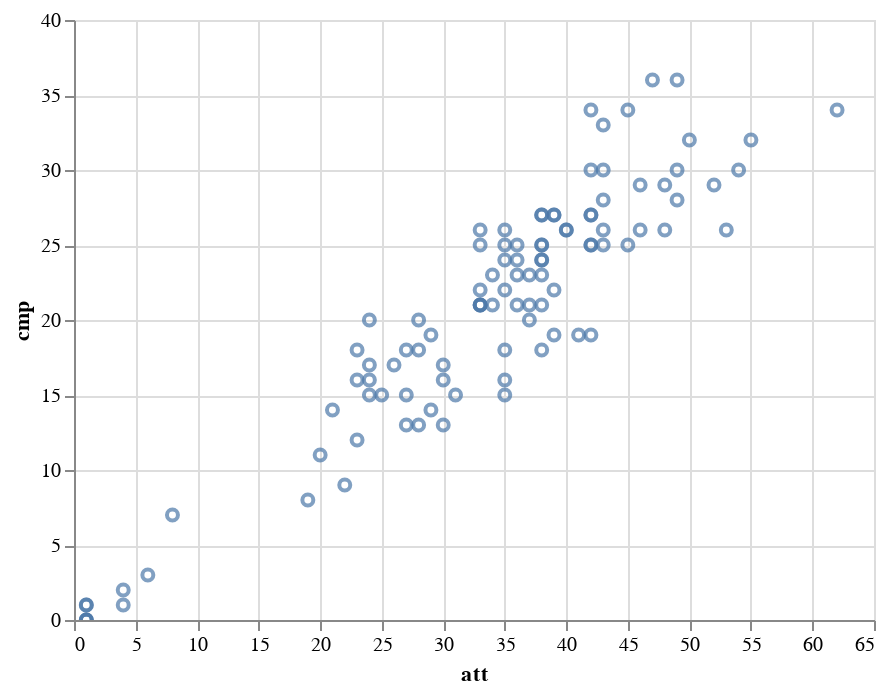

The notebook cell this image was saved under:
### Markdown cell above
## Visualization 1. 
### Look at all QB's in dataset
### Compate their passing attempts (x) to completions (y)
### When hover over a circle you can see the QB name and their passer rating for that game

### Code cell
# Add interaction to figure out which player is which
alt.Chart(df).mark_point().encode(
    x = "att",
    y = "cmp",
    tooltip=["qb", "rate"]
).interactive()

### Figure 1 — Vega-Lite specification as saved in the notebook (floating-point values rounded to 4 significant figures)
{"config": {"view": {"continuousWidth": 400, "continuousHeight": 300}}, "data": {"name": "data-065fa79e2ba0c67166f36be664cc0304"}, "mark": "point", "encoding": {"tooltip": [{"type": "nominal", "field": "qb"}, {"type": "quantitative", "field": "rate"}], "x": {"type": "quantitative", "field": "att"}, "y": {"type": "quantitative", "field": "cmp"}}, "selection": {"selector002": {"type": "interval", "bind": "scales", "encodings": ["x", "y"]}}, "$schema": "https://vega.github.io/schema/vega-lite/v4.8.1.json", "datasets": {"data-065fa79e2ba0c67166f36be664cc0304": [{"qb": "Joe FlaccoJ. Flacco", "att": 62, "cmp": 34, "yds": 362, "ypa": 5.8, "td": 2, "int": 2, "lg": "34", "sack": 4, "loss": 27, "rate": 69.4, "game_points": 27, "home_away": "away", "year": 2013}, {"qb": "Peyton ManningP. Manning", "att": 42, "cmp": 27, "yds": 462, "ypa": 11.0, "td": 7, "int": 0, "lg": "78t", "sack": 3, "loss": 17, "rate": 141.1, "game_points": 49, "home_away": "home", "year": 2013}, {"qb": "Jake LockerJ. Locker", "att": 20, "cmp": 11, "yds": 125, "ypa": 6.2, "td": 0, "int": 0, "lg": "25", "sack": 1, "loss": 8, "rate": 74.0, "game_points": 16, "home_away": "away", "year": 2013}, {"qb": "Ben RoethlisbergerB. Roethlisberger", "att": 33, "cmp": 21, "yds": 191, "ypa": 5.8, "td": 1, "int": 1, "lg": "22", "sack": 5, "loss": 28, "rate": 76.7, "game_points": 9, "home_away": "home", "year": 2013}, {"qb": "Ryan TannehillR. Tannehill", "att": 38, "cmp": 24, "yds": 272, "ypa": 7.2, "td": 1, "int": 1, "lg": "34t", "sack": 4, "loss": 17, "rate": 82.3, "game_points": 23, "home_away": "away", "year": 2013}, {"qb": "Brandon WeedenB. Weeden", "att": 53, "cmp": 26, "yds": 289, "ypa": 5.5, "td": 1, "int": 3, "lg": "22", "sack": 6, "loss": 45, "rate": 48.4, "game_points": 10, "home_away": "home", "year": 2013}, {"qb": "Tom BradyT. Brady", "att": 52, "cmp": 29, "yds": 288, "ypa": 5.5, "td": 2, "int": 1, "lg": "35", "sack": 3, "loss": 15, "rate": 76.4, "game_points": 23, "home_away": "away", "year": 2013}, {"qb": "E.J. ManuelE. Manuel", "att": 27, "cmp": 18, "yds": 150, "ypa": 5.6, "td": 2, "int": 0, "lg": "19", "sack": 0, "loss": 0, "rate": 105.5, "game_points": 21, "home_away": "home", "year": 2013}, {"qb": "Andy DaltonA. Dalton", "att": 33, "cmp": 26, "yds": 282, "ypa": 8.5, "td": 2, "int": 2, "lg": "45t", "sack": 1, "loss": 5, "rate": 97.2, "game_points": 21, "home_away": "away", "year": 2013}, {"qb": "Jay CutlerJ. Cutler", "att": 33, "cmp": 21, "yds": 242, "ypa": 7.3, "td": 2, "int": 1, "lg": "38", "sack": 0, "loss": 0, "rate": 93.2, "game_points": 24, "home_away": "home", "year": 2013}, {"qb": "Russell WilsonR. Wilson", "att": 33, "cmp": 25, "yds": 320, "ypa": 9.7, "td": 1, "int": 0, "lg": "43t", "sack": 2, "loss": 20, "rate": 115.7, "game_points": 12, "home_away": "away", "year": 2013}, {"qb": "Cam NewtonC. Newton", "att": 23, "cmp": 16, "yds": 125, "ypa": 5.4, "td": 1, "int": 0, "lg": "27", "sack": 1, "loss": 6, "rate": 97.2, "game_points": 7, "home_away": "home", "year": 2013}, {"qb": "Alex SmithA. Smith", "att": 34, "cmp": 21, "yds": 173, "ypa": 5.1, "td": 2, "int": 0, "lg": "26", "sack": 1, "loss": 2, "rate": 94.4, "game_points": 28, "home_away": "away", "year": 2013}, {"qb": "Blaine GabbertB. Gabbert", "att": 35, "cmp": 16, "yds": 121, "ypa": 3.5, "td": 0, "int": 2, "lg": "18", "sack": 6, "loss": 50, "rate": 30.8, "game_points": 2, "home_away": "home", "year": 2013}, {"qb": "Chad HenneC. Henne", "att": 6, "cmp": 3, "yds": 36, "ypa": 6.0, "td": 0, "int": 0, "lg": "24", "sack": 0, "loss": 0, "rate": 68.8, "game_points": 2, "home_away": "home", "year": 2013}, {"qb": "Josh FreemanJ. Freeman", "att": 31, "cmp": 15, "yds": 210, "ypa": 6.8, "td": 1, "int": 1, "lg": "39", "sack": 3, "loss": 25, "rate": 67.9, "game_points": 17, "home_away": "away", "year": 2013}, {"qb": "Geno SmithG. Smith", "att": 38, "cmp": 24, "yds": 256, "ypa": 6.7, "td": 1, "int": 1, "lg": "26", "sack": 5, "loss": 42, "rate": 80.6, "game_points": 18, "home_away": "home", "year": 2013}, {"qb": "Jeremy KerleyJ. Kerley", "att": 1, "cmp": 0, "yds": 0, "ypa": 0.0, "td": 0, "int": 0, "lg": "0", "sack": 0, "loss": 0, "rate": 39.6, "game_points": 18, "home_away": "home", "year": 2013}, {"qb": "Terrelle PryorT. Pryor", "att": 29, "cmp": 19, "yds": 217, "ypa": 7.5, "td": 1, "int": 2, "lg": "41", "sack": 1, "loss": 16, "rate": 70.6, "game_points": 17, "home_away": "away", "year": 2013}, {"qb": "Andrew LuckA. Luck", "att": 23, "cmp": 18, "yds": 178, "ypa": 7.7, "td": 2, "int": 0, "lg": "25", "sack": 4, "loss": 31, "rate": 127.9, "game_points": 21, "home_away": "home", "year": 2013}, {"qb": "Matt RyanM. Ryan", "att": 38, "cmp": 25, "yds": 304, "ypa": 8.0, "td": 2, "int": 1, "lg": "50", "sack": 3, "loss": 25, "rate": 96.8, "game_points": 17, "home_away": "away", "year": 2013}, {"qb": "Drew BreesD. Brees", "att": 35, "cmp": 26, "yds": 357, "ypa": 10.2, "td": 2, "int": 1, "lg": "67", "sack": 2, "loss": 16, "rate": 113.6, "game_points": 23, "home_away": "home", "year": 2013}, {"qb": "Christian PonderC. Ponder", "att": 28, "cmp": 18, "yds": 236, "ypa": 8.4, "td": 1, "int": 3, "lg": "47", "sack": 3, "loss": 11, "rate": 63.1, "game_points": 24, "home_away": "away", "year": 2013}, {"qb": "Matthew StaffordM. Stafford", "att": 43, "cmp": 28, "yds": 357, "ypa": 8.3, "td": 2, "int": 1, "lg": "77t", "sack": 0, "loss": 0, "rate": 96.8, "game_points": 34, "home_away": "home", "year": 2013}, {"qb": "Carson PalmerC. Palmer", "att": 40, "cmp": 26, "yds": 327, "ypa": 8.2, "td": 2, "int": 1, "lg": "44", "sack": 4, "loss": 23, "rate": 96.6, "game_points": 24, "home_away": "away", "year": 2013}, {"qb": "Sam BradfordS. Bradford", "att": 38, "cmp": 27, "yds": 299, "ypa": 7.9, "td": 2, "int": 1, "lg": "47", "sack": 0, "loss": 0, "rate": 100.7, "game_points": 27, "home_away": "home", "year": 2013}, {"qb": "Aaron RodgersA. Rodgers", "att": 37, "cmp": 21, "yds": 333, "ypa": 9.0, "td": 3, "int": 1, "lg": "38", "sack": 2, "loss": 11, "rate": 102.6, "game_points": 28, "home_away": "away", "year": 2013}, {"qb": "Colin KaepernickC. Kaepernick", "att": 39, "cmp": 27, "yds": 412, "ypa": 10.6, "td": 3, "int": 0, "lg": "43", "sack": 2, "loss": 8, "rate": 129.4, "game_points": 34, "home_away": "home", "year": 2013}, {"qb": "Eli ManningE. Manning", "att": 42, "cmp": 27, "yds": 450, "ypa": 10.7, "td": 4, "int": 3, "lg": "70t", "sack": 3, "loss": 22, "rate": 102.3, "game_points": 31, "home_away": "away", "year": 2013}, {"qb": "Tony RomoT. Romo", "att": 49, "cmp": 36, "yds": 263, "ypa": 5.4, "td": 2, "int": 1, "lg": "23", "sack": 2, "loss": 19, "rate": 90.8, "game_points": 36, "home_away": "home", "year": 2013}, {"qb": "Michael VickM. Vick", "att": 25, "cmp": 15, "yds": 203, "ypa": 8.1, "td": 2, "int": 0, "lg": "28t", "sack": 3, "loss": 23, "rate": 112.6, "game_points": 33, "home_away": "away", "year": 2013}, {"qb": "Robert Griffin IIIR. Griffin", "att": 49, "cmp": 30, "yds": 329, "ypa": 6.7, "td": 2, "int": 2, "lg": "27", "sack": 3, "loss": 21, "rate": 77.7, "game_points": 27, "home_away": "home", "year": 2013}, {"qb": "Matt SchaubM. Schaub", "att": 45, "cmp": 34, "yds": 346, "ypa": 7.7, "td": 3, "int": 1, "lg": "30", "sack": 2, "loss": 17, "rate": 110.0, "game_points": 31, "home_away": "away", "year": 2013}, {"qb": "Philip RiversP. Rivers", "att": 29, "cmp": 14, "yds": 195, "ypa": 6.7, "td": 4, "int": 1, "lg": "47", "sack": 2, "loss": 12, "rate": 95.5, "game_points": 28, "home_away": "home", "year": 2013}, {"qb": "Geno SmithG. Smith", "att": 35, "cmp": 15, "yds": 214, "ypa": 6.1, "td": 0, "int": 3, "lg": "37", "sack": 4, "loss": 25, "rate": 27.6, "game_points": 10, "home_away": "away", "year": 2013}, {"qb": "Tom BradyT. Brady", "att": 39, "cmp": 19, "yds": 185, "ypa": 4.7, "td": 1, "int": 0, "lg": "39t", "sack": 1, "loss": 7, "rate": 71.0, "game_points": 13, "home_away": "home", "year": 2013}, {"qb": "Tony RomoT. Romo", "att": 42, "cmp": 30, "yds": 298, "ypa": 7.1, "td": 1, "int": 0, "lg": "53", "sack": 3, "loss": 17, "rate": 99.1, "game_points": 16, "home_away": "away", "year": 2013}, {"qb": "Alex SmithA. Smith", "att": 36, "cmp": 21, "yds": 223, "ypa": 6.2, "td": 2, "int": 0, "lg": "31", "sack": 4, "loss": 24, "rate": 95.0, "game_points": 17, "home_away": "home", "year": 2013}, {"qb": "Christian PonderC. Ponder", "att": 30, "cmp": 16, "yds": 227, "ypa": 7.6, "td": 1, "int": 1, "lg": "37", "sack": 1, "loss": 0, "rate": 75.3, "game_points": 30, "home_away": "away", "year": 2013}, {"qb": "Jay CutlerJ. Cutler", "att": 38, "cmp": 27, "yds": 292, "ypa": 7.7, "td": 3, "int": 2, "lg": "34t", "sack": 1, "loss": 8, "rate": 97.7, "game_points": 31, "home_away": "home", "year": 2013}, {"qb": "Cam NewtonC. Newton", "att": 38, "cmp": 21, "yds": 229, "ypa": 6.0, "td": 2, "int": 1, "lg": "40t", "sack": 6, "loss": 46, "rate": 79.8, "game_points": 23, "home_away": "away", "year": 2013}, {"qb": "E.J. ManuelE. Manuel", "att": 39, "cmp": 27, "yds": 296, "ypa": 7.6, "td": 1, "int": 1, "lg": "45", "sack": 1, "loss": 9, "rate": 89.3, "game_points": 24, "home_away": "home", "year": 2013}, {"qb": "Brandon WeedenB. Weeden", "att": 33, "cmp": 21, "yds": 227, "ypa": 6.9, "td": 0, "int": 0, "lg": "53", "sack": 5, "loss": 39, "rate": 83.8, "game_points": 6, "home_away": "away", "year": 2013}, {"qb": "Jason CampbellJ. Campbell", "att": 4, "cmp": 1, "yds": 6, "ypa": 1.5, "td": 0, "int": 0, "lg": "6", "sack": 0, "loss": 0, "rate": 39.6, "game_points": 6, "home_away": "away", "year": 2013}, {"qb": "Joe FlaccoJ. Flacco", "att": 33, "cmp": 22, "yds": 211, "ypa": 6.4, "td": 1, "int": 0, "lg": "27", "sack": 2, "loss": 14, "rate": 94.4, "game_points": 14, "home_away": "home", "year": 2013}, {"qb": "Robert Griffin IIIR. Griffin", "att": 40, "cmp": 26, "yds": 320, "ypa": 8.0, "td": 3, "int": 1, "lg": "44", "sack": 1, "loss": 6, "rate": 104.2, "game_points": 20, "home_away": "away", "year": 2013}, {"qb": "Aaron RodgersA. Rodgers", "att": 42, "cmp": 34, "yds": 480, "ypa": 11.4, "td": 4, "int": 0, "lg": "57", "sack": 4, "loss": 39, "rate": 146.0, "game_points": 38, "home_away": "home", "year": 2013}, {"qb": "Philip RiversP. Rivers", "att": 47, "cmp": 36, "yds": 419, "ypa": 8.9, "td": 3, "int": 0, "lg": "31", "sack": 1, "loss": 6, "rate": 124.3, "game_points": 33, "home_away": "away", "year": 2013}, {"qb": "Michael VickM. Vick", "att": 36, "cmp": 23, "yds": 428, "ypa": 11.9, "td": 2, "int": 0, "lg": "70", "sack": 2, "loss": 17, "rate": 123.4, "game_points": 30, "home_away": "home", "year": 2013}, {"qb": "Nick FolesN. Foles", "att": 1, "cmp": 0, "yds": 0, "ypa": 0.0, "td": 0, "int": 0, "lg": "0", "sack": 0, "loss": 0, "rate": 39.6, "game_points": 30, "home_away": "home", "year": 2013}, {"qb": "Jake LockerJ. Locker", "att": 30, "cmp": 17, "yds": 148, "ypa": 4.9, "td": 2, "int": 0, "lg": "31", "sack": 4, "loss": 19, "rate": 92.1, "game_points": 24, "home_away": "away", "year": 2013}, {"qb": "Matt SchaubM. Schaub", "att": 48, "cmp": 26, "yds": 298, "ypa": 6.2, "td": 3, "int": 2, "lg": "32", "sack": 2, "loss": 18, "rate": 76.6, "game_points": 30, "home_away": "home", "year": 2013}, {"qb": "Sam BradfordS. Bradford", "att": 55, "cmp": 32, "yds": 352, "ypa": 6.4, "td": 3, "int": 1, "lg": "47", "sack": 0, "loss": 0, "rate": 87.8, "game_points": 24, "home_away": "away", "year": 2013}, {"qb": "Matt RyanM. Ryan", "att": 43, "cmp": 33, "yds": 374, "ypa": 8.7, "td": 2, "int": 0, "lg": "81t", "sack": 2, "loss": 17, "rate": 117.8, "game_points": 31, "home_away": "home", "year": 2013}, {"qb": "Ryan TannehillR. Tannehill", "att": 34, "cmp": 23, "yds": 319, "ypa": 9.4, "td": 1, "int": 0, "lg": "67", "sack": 5, "loss": 22, "rate": 107.4, "game_points": 24, "home_away": "away", "year": 2013}, {"qb": "Andrew LuckA. Luck", "att": 43, "cmp": 25, "yds": 321, "ypa": 7.5, "td": 1, "int": 1, "lg": "47", "sack": 3, "loss": 6, "rate": 79.7, "game_points": 20, "home_away": "home", "year": 2013}, {"qb": "Drew BreesD. Brees", "att": 46, "cmp": 26, "yds": 322, "ypa": 7.0, "td": 1, "int": 2, "lg": "56t", "sack": 4, "loss": 26, "rate": 67.5, "game_points": 16, "home_away": "away", "year": 2013}, {"qb": "Josh FreemanJ. Freeman", "att": 22, "cmp": 9, "yds": 125, "ypa": 5.7, "td": 1, "int": 1, "lg": "34", "sack": 1, "loss": 12, "rate": 56.1, "game_points": 14, "home_away": "home", "year": 2013}, {"qb": "Matthew StaffordM. Stafford", "att": 36, "cmp": 24, "yds": 278, "ypa": 7.7, "td": 2, "int": 0, "lg": "72t", "sack": 1, "loss": 5, "rate": 108.3, "game_points": 21, "home_away": "away", "year": 2013}, {"qb": "Carson PalmerC. Palmer", "att": 39, "cmp": 22, "yds": 248, "ypa": 6.4, "td": 1, "int": 1, "lg": "36t", "sack": 1, "loss": 4, "rate": 73.5, "game_points": 25, "home_away": "home", "year": 2013}, {"qb": "Patrick PetersonP. Peterson", "att": 1, "cmp": 1, "yds": 17, "ypa": 17.0, "td": 0, "int": 0, "lg": "17", "sack": 0, "loss": 0, "rate": 118.8, "game_points": 25, "home_away": "home", "year": 2013}, {"qb": "Peyton ManningP. Manning", "att": 43, "cmp": 30, "yds": 307, "ypa": 7.1, "td": 2, "int": 0, "lg": "36", "sack": 0, "loss": 0, "rate": 105.5, "game_points": 41, "home_away": "away", "year": 2013}, {"qb": "Eli ManningE. Manning", "att": 49, "cmp": 28, "yds": 362, "ypa": 7.4, "td": 1, "int": 4, "lg": "51", "sack": 1, "loss": 9, "rate": 53.3, "game_points": 23, "home_away": "home", "year": 2013}, {"qb": "Chad HenneC. Henne", "att": 38, "cmp": 25, "yds": 241, "ypa": 6.3, "td": 1, "int": 0, "lg": "30", "sack": 5, "loss": 27, "rate": 92.1, "game_points": 9, "home_away": "away", "year": 2013}, {"qb": "Terrelle PryorT. Pryor", "att": 24, "cmp": 15, "yds": 126, "ypa": 5.2, "td": 0, "int": 0, "lg": "17", "sack": 3, "loss": 12, "rate": 76.0, "game_points": 19, "home_away": "home", "year": 2013}, {"qb": "Colin KaepernickC. Kaepernick", "att": 28, "cmp": 13, "yds": 127, "ypa": 4.5, "td": 0, "int": 3, "lg": "19", "sack": 3, "loss": 20, "rate": 20.1, "game_points": 3, "home_away": "away", "year": 2013}, {"qb": "Russell WilsonR. Wilson", "att": 19, "cmp": 8, "yds": 142, "ypa": 7.5, "td": 1, "int": 1, "lg": "51", "sack": 4, "loss": 24, "rate": 63.9, "game_points": 29, "home_away": "home", "year": 2013}, {"qb": "Ben RoethlisbergerB. Roethlisberger", "att": 37, "cmp": 20, "yds": 251, "ypa": 6.8, "td": 1, "int": 1, "lg": "43", "sack": 2, "loss": 17, "rate": 73.1, "game_points": 10, "home_away": "away", "year": 2013}, {"qb": "Andy DaltonA. Dalton", "att": 45, "cmp": 25, "yds": 280, "ypa": 6.2, "td": 1, "int": 0, "lg": "61", "sack": 0, "loss": 0, "rate": 81.7, "game_points": 20, "home_away": "home", "year": 2013}, {"qb": "Alex SmithA. Smith", "att": 35, "cmp": 22, "yds": 273, "ypa": 7.8, "td": 0, "int": 0, "lg": "51", "sack": 5, "loss": 25, "rate": 87.0, "game_points": 26, "home_away": "away", "year": 2013}, {"qb": "Michael VickM. Vick", "att": 30, "cmp": 13, "yds": 201, "ypa": 6.7, "td": 1, "int": 2, "lg": "40", "sack": 6, "loss": 34, "rate": 49.4, "game_points": 16, "home_away": "home", "year": 2013}, {"qb": "Aaron RodgersA. Rodgers", "att": 43, "cmp": 26, "yds": 244, "ypa": 5.7, "td": 1, "int": 2, "lg": "30", "sack": 4, "loss": 27, "rate": 64.5, "game_points": 30, "home_away": "away", "year": 2013}, {"qb": "Andy DaltonA. Dalton", "att": 28, "cmp": 20, "yds": 235, "ypa": 8.4, "td": 2, "int": 1, "lg": "32", "sack": 4, "loss": 20, "rate": 105.5, "game_points": 34, "home_away": "home", "year": 2013}, {"qb": "Matthew StaffordM. Stafford", "att": 42, "cmp": 25, "yds": 385, "ypa": 9.2, "td": 2, "int": 1, "lg": "47", "sack": 1, "loss": 7, "rate": 95.8, "game_points": 27, "home_away": "away", "year": 2013}, {"qb": "Robert Griffin IIIR. Griffin", "att": 50, "cmp": 32, "yds": 326, "ypa": 6.5, "td": 0, "int": 1, "lg": "27", "sack": 2, "loss": 26, "rate": 74.2, "game_points": 20, "home_away": "home", "year": 2013}, {"qb": "Josh FreemanJ. Freeman", "att": 41, "cmp": 19, "yds": 236, "ypa": 5.8, "td": 0, "int": 1, "lg": "30", "sack": 3, "loss": 10, "rate": 54.5, "game_points": 3, "home_away": "away", "year": 2013}, {"qb": "Tom BradyT. Brady", "att": 36, "cmp": 25, "yds": 225, "ypa": 6.2, "td": 2, "int": 1, "lg": "20", "sack": 3, "loss": 23, "rate": 92.9, "game_points": 23, "home_away": "home", "year": 2013}, {"qb": "Eli ManningE. Manning", "att": 23, "cmp": 12, "yds": 119, "ypa": 5.2, "td": 0, "int": 1, "lg": "24", "sack": 7, "loss": 45, "rate": 49.0, "game_points": 0, "home_away": "away", "year": 2013}, {"qb": "Curtis PainterC. Painter", "att": 4, "cmp": 2, "yds": 16, "ypa": 4.0, "td": 0, "int": 1, "lg": "9", "sack": 0, "loss": 0, "rate": 20.8, "game_points": 0, "home_away": "away", "year": 2013}, {"qb": "Cam NewtonC. Newton", "att": 27, "cmp": 15, "yds": 223, "ypa": 8.3, "td": 3, "int": 1, "lg": "47t", "sack": 1, "loss": 15, "rate": 104.4, "game_points": 38, "home_away": "home", "year": 2013}, {"qb": "Matt SchaubM. Schaub", "att": 35, "cmp": 25, "yds": 194, "ypa": 5.5, "td": 0, "int": 1, "lg": "18", "sack": 3, "loss": 24, "rate": 72.8, "game_points": 9, "home_away": "away", "year": 2013}, {"qb": "Joe FlaccoJ. Flacco", "att": 24, "cmp": 16, "yds": 171, "ypa": 7.1, "td": 0, "int": 0, "lg": "48", "sack": 2, "loss": 10, "rate": 87.3, "game_points": 30, "home_away": "home", "year": 2013}, {"qb": "Brian HoyerB. Hoyer", "att": 54, "cmp": 30, "yds": 321, "ypa": 5.9, "td": 3, "int": 3, "lg": "47t", "sack": 3, "loss": 26, "rate": 68.5, "game_points": 31, "home_away": "away", "year": 2013}, {"qb": "Spencer LanningS. Lanning", "att": 1, "cmp": 1, "yds": 11, "ypa": 11.0, "td": 1, "int": 0, "lg": "11t", "sack": 0, "loss": 0, "rate": 152.1, "game_points": 31, "home_away": "away", "year": 2013}, {"qb": "Christian PonderC. Ponder", "att": 42, "cmp": 25, "yds": 228, "ypa": 5.4, "td": 0, "int": 1, "lg": "37", "sack": 6, "loss": 33, "rate": 64.4, "game_points": 27, "home_away": "home", "year": 2013}, {"qb": "Carson PalmerC. Palmer", "att": 35, "cmp": 18, "yds": 187, "ypa": 5.3, "td": 0, "int": 2, "lg": "26", "sack": 4, "loss": 26, "rate": 43.4, "game_points": 7, "home_away": "away", "year": 2013}, {"qb": "Drew BreesD. Brees", "att": 46, "cmp": 29, "yds": 342, "ypa": 7.4, "td": 3, "int": 1, "lg": "29", "sack": 4, "loss": 23, "rate": 98.3, "game_points": 31, "home_away": "home", "year": 2013}, {"qb": "Sam BradfordS. Bradford", "att": 48, "cmp": 29, "yds": 240, "ypa": 5.0, "td": 1, "int": 0, "lg": "29", "sack": 6, "loss": 43, "rate": 80.2, "game_points": 7, "home_away": "away", "year": 2013}, {"qb": "Johnny HekkerJ. Hekker", "att": 1, "cmp": 0, "yds": 0, "ypa": 0.0, "td": 0, "int": 0, "lg": "0", "sack": 0, "loss": 0, "rate": 39.6, "game_points": 7, "home_away": "away", "year": 2013}, {"qb": "Tony RomoT. Romo", "att": 24, "cmp": 17, "yds": 210, "ypa": 8.8, "td": 3, "int": 0, "lg": "24t", "sack": 1, "loss": 7, "rate": 137.2, "game_points": 31, "home_away": "home", "year": 2013}, {"qb": "Philip RiversP. Rivers", "att": 24, "cmp": 20, "yds": 184, "ypa": 7.7, "td": 1, "int": 0, "lg": "34", "sack": 2, "loss": 9, "rate": 112.5, "game_points": 17, "home_away": "away", "year": 2013}, {"qb": "Jake LockerJ. Locker", "att": 37, "cmp": 23, "yds": 299, "ypa": 8.1, "td": 1, "int": 0, "lg": "35", "sack": 2, "loss": 17, "rate": 96.6, "game_points": 20, "home_away": "home", "year": 2013}, {"qb": "Matt RyanM. Ryan", "att": 38, "cmp": 23, "yds": 231, "ypa": 6.1, "td": 2, "int": 1, "lg": "34", "sack": 0, "loss": 0, "rate": 84.4, "game_points": 23, "home_away": "away", "year": 2013}, {"qb": "Ryan TannehillR. Tannehill", "att": 35, "cmp": 24, "yds": 236, "ypa": 6.7, "td": 2, "int": 1, "lg": "21", "sack": 5, "loss": 41, "rate": 94.5, "game_points": 27, "home_away": "home", "year": 2013}, {"qb": "Chad HenneC. Henne", "att": 38, "cmp": 18, "yds": 235, "ypa": 6.2, "td": 0, "int": 2, "lg": "59", "sack": 3, "loss": 21, "rate": 45.4, "game_points": 17, "home_away": "away", "year": 2013}, {"qb": "Russell WilsonR. Wilson", "att": 21, "cmp": 14, "yds": 202, "ypa": 9.6, "td": 4, "int": 1, "lg": "30", "sack": 2, "loss": 8, "rate": 117.5, "game_points": 45, "home_away": "home", "year": 2013}, {"qb": "Tarvaris JacksonT. Jackson", "att": 8, "cmp": 7, "yds": 129, "ypa": 16.1, "td": 1, "int": 0, "lg": "35t", "sack": 0, "loss": 0, "rate": 158.3, "game_points": 45, "home_away": "home", "year": 2013}, {"qb": "Andrew LuckA. Luck", "att": 26, "cmp": 17, "yds": 159, "ypa": 6.1, "td": 0, "int": 0, "lg": "25", "sack": 1, "loss": 7, "rate": 82.1, "game_points": 27, "home_away": "away", "year": 2013}, {"qb": "Colin KaepernickC. Kaepernick", "att": 27, "cmp": 13, "yds": 150, "ypa": 5.6, "td": 0, "int": 1, "lg": "30", "sack": 3, "loss": 11, "rate": 49.9, "game_points": 7, "home_away": "home", "year": 2013}, {"qb": "E.J. ManuelE. Manuel", "att": 42, "cmp": 19, "yds": 243, "ypa": 5.8, "td": 1, "int": 0, "lg": "33t", "sack": 8, "loss": 35, "rate": 71.8, "game_points": 20, "home_away": "away", "year": 2013}]}}
